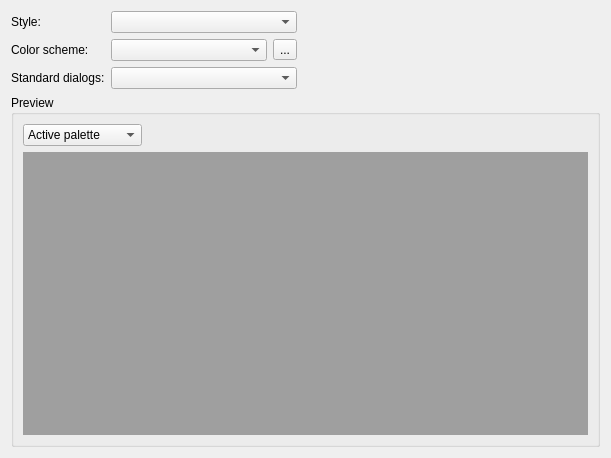
<?xml version="1.0" encoding="UTF-8"?>
<ui version="4.0">
 <class>AppearancePage</class>
 <widget class="QWidget" name="AppearancePage">
  <property name="geometry">
   <rect>
    <x>0</x>
    <y>0</y>
    <width>611</width>
    <height>458</height>
   </rect>
  </property>
  <property name="windowTitle">
   <string notr="true">Form</string>
  </property>
  <layout class="QGridLayout" name="gridLayout_2">
   <item row="0" column="0">
    <layout class="QFormLayout" name="formLayout">
     <item row="0" column="0">
      <widget class="QLabel" name="label">
       <property name="text">
        <string>Style:</string>
       </property>
      </widget>
     </item>
     <item row="0" column="1">
      <widget class="QComboBox" name="styleComboBox">
       <property name="sizePolicy">
        <sizepolicy hsizetype="Expanding" vsizetype="Fixed">
         <horstretch>0</horstretch>
         <verstretch>0</verstretch>
        </sizepolicy>
       </property>
      </widget>
     </item>
     <item row="1" column="0">
      <widget class="QLabel" name="colorScheeLabel">
       <property name="enabled">
        <bool>true</bool>
       </property>
       <property name="text">
        <string>Color scheme:</string>
       </property>
      </widget>
     </item>
     <item row="1" column="1">
      <layout class="QHBoxLayout" name="horizontalLayout">
       <item>
        <widget class="QComboBox" name="colorSchemeComboBox">
         <property name="enabled">
          <bool>true</bool>
         </property>
         <property name="minimumSize">
          <size>
           <width>150</width>
           <height>0</height>
          </size>
         </property>
         <property name="focusPolicy">
          <enum>Qt::TabFocus</enum>
         </property>
        </widget>
       </item>
       <item>
        <widget class="QToolButton" name="colorSchemeButton">
         <property name="text">
          <string notr="true">...</string>
         </property>
         <property name="popupMode">
          <enum>QToolButton::InstantPopup</enum>
         </property>
         <property name="arrowType">
          <enum>Qt::NoArrow</enum>
         </property>
        </widget>
       </item>
      </layout>
     </item>
     <item row="2" column="0">
      <widget class="QLabel" name="dialogLabel">
       <property name="text">
        <string>Standard dialogs:</string>
       </property>
      </widget>
     </item>
     <item row="2" column="1">
      <widget class="QComboBox" name="dialogComboBox"/>
     </item>
    </layout>
   </item>
   <item row="0" column="1">
    <spacer name="horizontalSpacer">
     <property name="orientation">
      <enum>Qt::Horizontal</enum>
     </property>
     <property name="sizeHint" stdset="0">
      <size>
       <width>297</width>
       <height>20</height>
      </size>
     </property>
    </spacer>
   </item>
   <item row="1" column="0" colspan="2">
    <widget class="QGroupBox" name="groupBox">
     <property name="title">
      <string>Preview</string>
     </property>
     <layout class="QGridLayout" name="gridLayout">
      <item row="0" column="0">
       <widget class="QComboBox" name="paletteComboBox">
        <property name="focusPolicy">
         <enum>Qt::TabFocus</enum>
        </property>
        <item>
         <property name="text">
          <string>Active palette</string>
         </property>
        </item>
        <item>
         <property name="text">
          <string>Inactive palette</string>
         </property>
        </item>
        <item>
         <property name="text">
          <string>Disabled palette</string>
         </property>
        </item>
       </widget>
      </item>
      <item row="0" column="1">
       <spacer name="horizontalSpacer_2">
        <property name="orientation">
         <enum>Qt::Horizontal</enum>
        </property>
        <property name="sizeHint" stdset="0">
         <size>
          <width>82</width>
          <height>20</height>
         </size>
        </property>
       </spacer>
      </item>
      <item row="1" column="0" colspan="2">
       <widget class="QMdiArea" name="mdiArea">
        <property name="activationOrder">
         <enum>QMdiArea::ActivationHistoryOrder</enum>
        </property>
        <property name="tabsMovable">
         <bool>false</bool>
        </property>
       </widget>
      </item>
     </layout>
    </widget>
   </item>
  </layout>
 </widget>
 <tabstops>
  <tabstop>styleComboBox</tabstop>
  <tabstop>dialogComboBox</tabstop>
  <tabstop>paletteComboBox</tabstop>
 </tabstops>
 <resources/>
 <connections/>
</ui>
